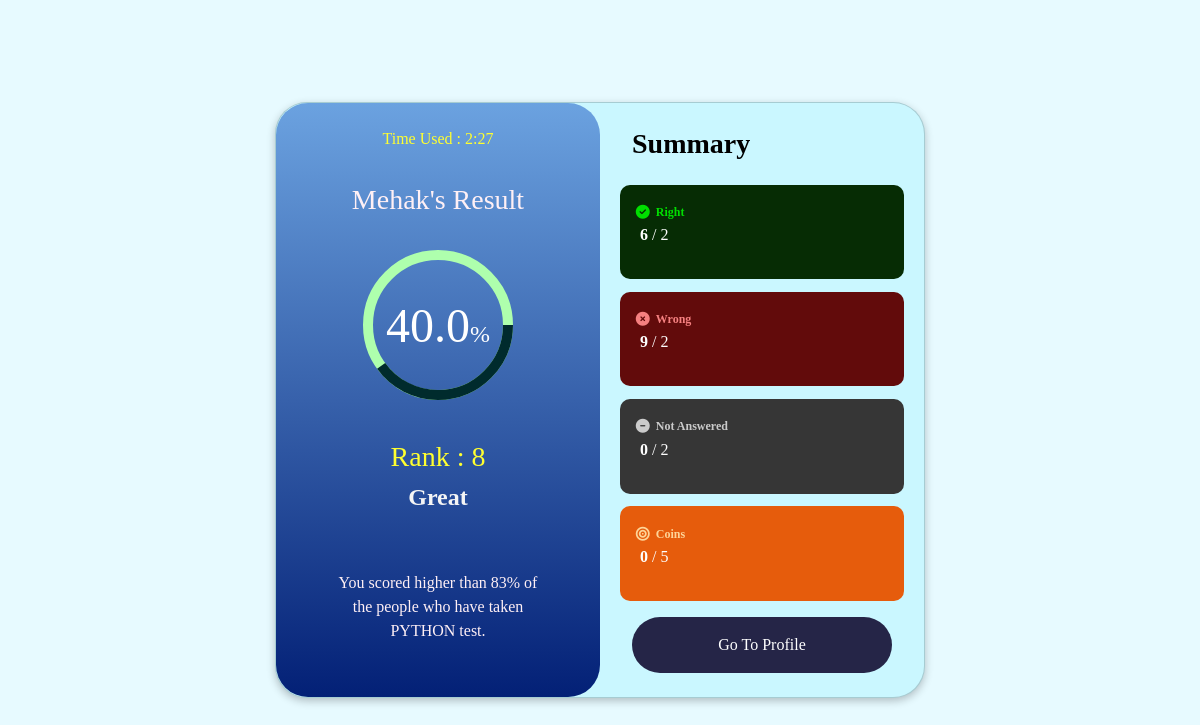
/bbresult/2/2/ (signed in), run on the app's committed database.
### bbhome/models.py (models this page shows, shortened)
class CustomUser(AbstractUser):
    username=None
    email=models.EmailField(unique=True)
    first_name=models.CharField(max_length=50)
    last_name=models.CharField(max_length=50)
    auth_token=models.CharField(max_length=100)
    user_profile_image=models.ImageField(upload_to="profile",default="defaultprofile.jpg")
    is_email_verified=models.BooleanField(default=False)
    is_student=models.BooleanField(default=False)
    is_employee=models.BooleanField(default=False)
    test_attempted=models.IntegerField(default=0)
    objects=UserManager()
    USERNAME_FIELD='email'
    REQUIRED_FIELDS=[]

class points(models.Model):
    user=models.ForeignKey(CustomUser,on_delete=models.CASCADE )
    resultid=models.IntegerField(primary_key=True,auto_created=True)
    type=models.CharField(max_length=30)
    right=models.IntegerField()
    wrong=models.IntegerField()
    n_a=models.IntegerField()
    point=models.FloatField()
    total_que=models.IntegerField(default=False,blank=True)
    coins=models.IntegerField(default=0)
    date=models.DateField(auto_now=True)
    quiztime=models.IntegerField()
    time=models.TimeField(auto_now=True)

### bbhome/views.py (the view)
# urls.py: path('bbresult/<int:id>/<int:length>/',views.bbresult,name='bbresult'),
@login_required
def bbresult(request,id,length):
    myprofile=User.objects.filter(email=request.user.email).first()
    percentid=points.objects.filter(resultid=id).first()
    print(percentid.resultid)
    percent=list(points.objects.filter(type=percentid.type).order_by('-coins','quiztime'))
    print('coins : ',percent[0].coins)
    lp=len(percent)
    q=1
    lp_id=int()
    for i in percent:
        if(percentid.resultid==i.resultid):
            lp_id=q
            break
        q+=1
    print(lp,"    ",lp_id)
    per=(lp_id*100)/lp
    print('percent :',100-per)
    print('my name : ',myprofile.email)
    min = int(percentid.quiztime) // (60 * 1000)
    sec = (int(percentid.quiztime) % (60 * 1000)) / 1000;
    print(min,int(sec))
    min1=10-int(min)
    sec1=60-int(sec)
    grade=math.trunc(100-per)
    g=str()
    if grade>=95:
        g='Outstanding'
    if grade<95 and grade>=85:
        g='Excellent'
    if grade<85 and grade>=75:
        g='Great'
    if grade<75 and grade>=65:
        g='Good'
    if grade<65 and grade>=55:
        g='Average'
    if grade<55:
        g='Need Improvement'
    return render(request,'result.html',{'name':myprofile.first_name,'type':percentid.type,'count':percentid.right,'n_a':percentid.n_a,'wrong':percentid.wrong,'coins':percentid.coins,'point':percentid.point,'min':min1,'sec':sec1,'percent':math.trunc(100-per),'length':length,'id':percentid.resultid,'rank':lp_id,'grade':g})

### bbhome/templates/result.html (shortened to what this page needs)
<!DOCTYPE html>
{% load static %}
<html lang="en">
<head>
    <link href="https://cdn.jsdelivr.net/npm/bootstrap@5.3.0/dist/css/bootstrap.min.css" rel="stylesheet"
>
    <link rel="stylesheet" href="https://cdnjs.cloudflare.com/ajax/libs/font-awesome/4.7.0/css/font-awesome.min.css">
</head>
<body>
    <div class="card">
        <div class="card-container">
            <section class="result">
                <p style="color: rgb(255, 255, 47)">Time Used : {{min}}:{{sec}}</p>
                <h3 class="title">{{name}}'s Result</h3>
                <div class="circle">
                    <div class="box">
                        <div class="percent">
                            <svg>
                                <circle cx="70" cy="70" r="70"></circle>
                                <circle cx="70" cy="70" r="70"></circle>
                            </svg>
                            <div class="number">
                                <h2>{{point}}<span>%</span></h2>
                            </div>
                        </div>
                    </div>
                    <h3 style="color: rgb(255, 255, 47); margin-top: 10px;">Rank : {{rank}}</h3>
                </div>
                <b>{{grade}}</b>
                <p class="info">
                    You scored higher than {{percent}}% of the people who have taken {{type|upper}} test.
                </p>
            </section>
            <section class="summary">
                <h3 class="title">Summary</h3>
                <div class="rows">
                    <div class="row">
                        <div class="badge">
                            <i class="fa fa-check-circle" style="font-size:14px;color: rgb(0, 222, 0)"></i>
                            <b>Right</b>
                        </div>
                        <p><b>{{count}}</b> / {{length}} </p>
                    </div>
                    <div class="row">
                        <div class="badge">
                            <i class="fa fa-times-circle" style="font-size: 14px;color:rgb(245, 128, 128);"></i>
                            <b>Wrong</b>
                        </div>
                        <p><b>{{wrong}}</b> / {{length}}</p>
                    </div>
                    <div class="row">
                        <div class="badge">
                            <i class="fa fa-minus-circle" style="font-size:14px;color: rgb(203, 203, 203);"></i>
                            <b>Not Answered</b>
                        </div>
                        <p><b>{{n_a}}</b> / {{length}}</p>
                    </div>
                    <div class="row">
                        <div class="badge">
                            <i class="fa fa-bullseye" style="font-size: 14px;color: rgb(254, 212, 152);"></i>
                            <b>Coins</b>
                        </div>
                        <p><b>{{coins}}</b> / 5</p>
                    </div>
                </div>
                <button id="profile_btn" class="btn">Go To Profile</button>
            </section>
        </div>
    </div>
</body>
</html>

### data on the page
CustomUser: first_name "Mehak"
points: point "40.0", type "PYTHON"

### other printed values
{{ min }} "2"
{{ sec }} "27"
{{ rank }} "8"
{{ grade }} "Great"
{{ percent }} "83"
{{ count }} "6"
{{ length }} "2"
{{ wrong }} "9"
{{ n_a }} "0"
{{ coins }} "0"
